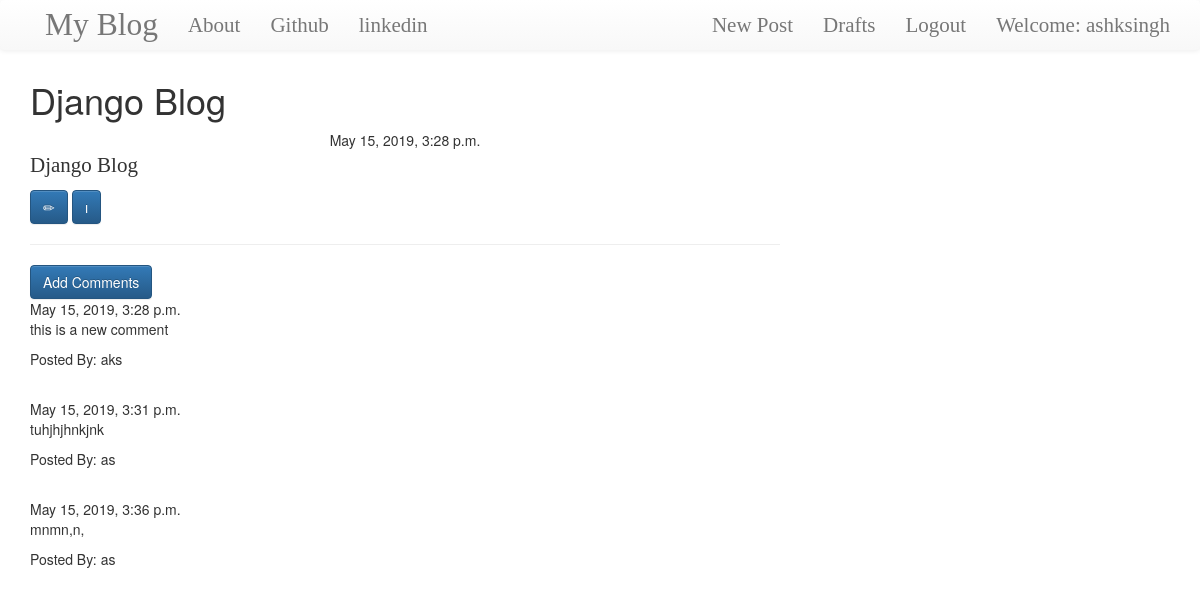
Screenshot of /post/3 (signed in) with the database file from the repository.
### blog/models.py (models this page shows, shortened)
class Post(models.Model):
    author = models.ForeignKey('auth.user',on_delete = models.CASCADE)
    title = models.CharField(max_length=200)
    text = models.TextField()
    create_date = models.DateTimeField(default=timezone.now,blank=True)
    published_date = models.DateTimeField(blank=True, null=True)

class Comment(models.Model):
    post = models.ForeignKey('blog.Post',on_delete=models.CASCADE,related_name='comments')
    author = models.CharField(max_length=24)
    text = models.TextField()
    create_date = models.DateTimeField(default = timezone.now, blank=True)
    approved_comment = models.BooleanField(default=False)

### blog/views.py (the view)
# urls.py: re_path(r'^post/(?P<pk>\d+)$', views.PostDetailView.as_view(), name='post_detail'),
class PostDetailView(DetailView):
    model = Post

### blog/templates/blog/post_detail.html (shortened to what this page needs)
{% extends "blog/base.html" %}
{% block content %}
    <h1 class="posttitle loader">{{ post.title }}</h1>
    {% if post.published_date %}
    <div class="date postdate">
        {{ post.published_date }}
    </div>
    {% else %}
        <a class="btn btn-default" href="{%url 'post_publish' pk=post.pk %}">Publish</a>
    {% endif %}
    <p class="postcontent">{{post.title|safe|linebreaksbr}}</p>
    {% if user.is_authenticated %}
    <a class="btn btn-primary" href="{% url 'post_edit' pk=post.pk %}">
        <span class="glyhpicon glyphicon-pencil"></span>
    </a>
    <a class="btn btn-primary" href="{% url 'post_remove' pk=post.pk %}">
            <span class="glyhpicon glyphicon-remove"></span>
    </a>
    <hr>
        <a class="btn btn-primary btn-comment" href="{% url 'add_comment_to_post' pk=post.pk %}">
            Add Comments
        </a>
        {% for comment in post.comments.all %}
        <br>
            {% if user.is_authenticated or comment.approved_comment %}
                {{ comment.create_date }}
                <p>{{ comment.text|safe|linebreaksbr }}</p>
                <p>Posted By: {{comment.author}}</p>
            {% endif %}
            {% empty %}
            <p> No comments </p>
         {% endfor %}
    {% endif %}
{% endblock %}

### blog/templates/blog/base.html (shortened to what this page needs)
<!DOCTYPE html>
{% load staticfiles %}
<html>
    <head>
        <link rel="stylesheet" href="https://maxcdn.bootstrapcdn.com/bootstrap/3.3.7/css/bootstrap.min.css">
        <link rel="stylesheet" href="https://maxcdn.bootstrapcdn.com/bootstrap/3.3.7/css/bootstrap-theme.min.css">
        <link rel="stylesheet" href="//cdn.jsdelivr.net/npm/medium-editor@latest/dist/css/medium-editor.min.css" type="text/css" media="screen" charset="utf-8">
        <link rel="stylesheet" href="{% static 'css/blog.css' %}">
    </head>
    <body>
        <nav class="nav navbar-default techfont custom-navbar">
            <div class="container">
                <ul class="nav navbar-nav">
                    <li><a class="navbar-brand bigbrand" href="{% url  'post_list' %}">My Blog</a></li>
                    <li><a href="{% url 'about' %}"> About </a></li>
                    <li><a href="https://www.github.com">Github</a></li>
                    <li><a href="https://www.linkedin.com">linkedin</a></li>
                </ul>
                <ul class="nav navbar-nav navbar-right">
                    {% if user.is_authenticated %}
                    <li>
                        <a href="{% url 'post_new' %}" >New Post</a>
                    </li>
                    <li>
                        <a href="{% url 'post_draft_list' %}" >Drafts</a>
                    </li>
                    <li>
                        <a href="{% url 'logout' %}" >Logout</a>
                    </li>
                    <li>
                        <a>Welcome: {{user.username }}</a>
                    </li>
                    {% else %}
                    <li>
                        <a class ="nav navbar-right" href="{% url 'login' %}" ><span class='glyphicon glyphicon-user'></span></a>
                    </li>
                    {% endif %}
                </ul>
            </div>
         </nav>
         <div class="content container">
             <div class="row">
                 <div class="col-md-8">
                     <div class ="blog_posts">
                        {% block content %}
                        {% endblock %}
                     </div>
                 </div>
             </div>
         </div>
    </body>
</html>

### blog/static/css/blog.css (style rules this page uses)
.techfont { font-family: 'Prosoto one', cursive; font-size: 1.5em; margin-bottom: 10px; }
.bigbrand { font-size: 1.5em; }
.postdate { text-align:center; }
.postcontent { font-family: 'Monteserrat'; font-size: 1.5em; }
.loader { filter:hue-rotate(0deg); color:linear-gradient(45deg,#0f8,#08f); animation:hue 10000ms infinite linear; }

### rows the page displays
Post: title "Django Blog", published_date "May 15, 2019, 3:28 p.m."
Comment: create_date "May 15, 2019, 3:28 p.m.", text "this is a new comment", author "aks"
Comment: create_date "May 15, 2019, 3:31 p.m.", text "tuhjhjhnkjnk", author "as"
Comment: create_date "May 15, 2019, 3:36 p.m.", text "mnmn,n,", author "as"

### other values shown
{{ user.username }} "ashksingh"
